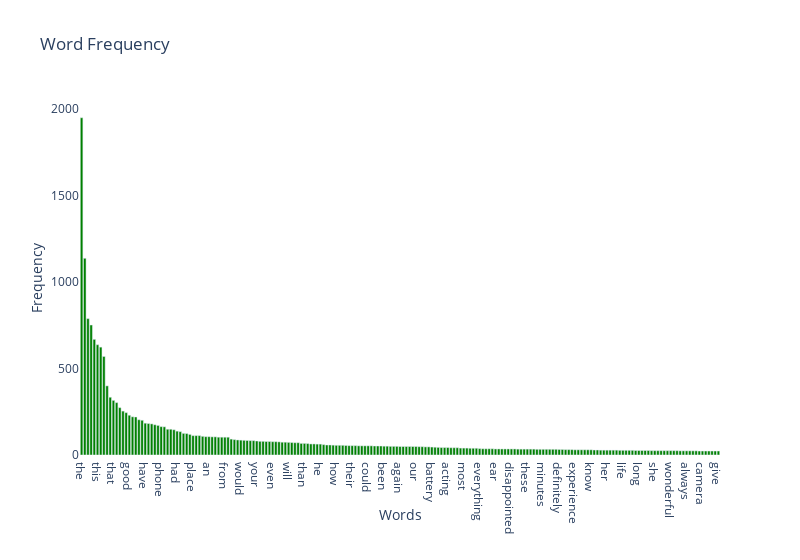

Notebook code cell kept with this figure:
### Code cell
data = {
    "type" : "bar",
    "x" : df_tf.loc[:200,'term'],
    "y" : df_tf.loc[:200,'frequency'],
    "marker" : {"color": "green"}
}

layout = {
  "title": "Word Frequency", 
  "width": 800, 
  "yaxis": {
    "title": "Frequency", 
    "gridcolor": "white"
  }, 
  "xaxis": {
    "title": "Words", 
    "gridcolor": "white",
    "type": "category"
  }, 
  "dragmode":"zoom",
  "plot_bgcolor": "white", 
  "paper_bgcolor": "white"
}

fig = go.FigureWidget(data=[data], layout = layout)
fig.show()

### Figure 1 — Plotly figure (JSON) as saved in the notebook; plotly's stock layout.template omitted (floating-point values rounded to 4 significant figures; data arrays with more than 128 entries replaced by an {"elided": "..."} marker saying what was removed)
{"data": [{"marker": {"color": "green"}, "type": "bar", "uid": "855e0aec-a1cc-49dd-a8e6-cba2d98c05f8", "x": {"elided": "201 str values"}, "y": {"elided": "201 int values"}}], "layout": {"dragmode": "zoom", "paper_bgcolor": "white", "plot_bgcolor": "white", "title": {"text": "Word Frequency"}, "width": 800, "xaxis": {"gridcolor": "white", "title": {"text": "Words"}, "type": "category"}, "yaxis": {"gridcolor": "white", "title": {"text": "Frequency"}}}}
